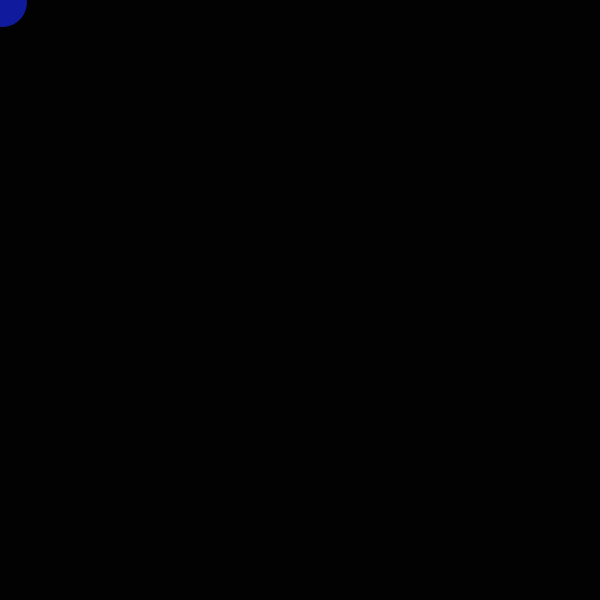
Frame 1 (no input)
Frame 60 (the mouse pressed at the canvas centre just before this capture): blank canvas, image omitted
Frame 120 (the mouse held since frame 60 and released just before this capture): blank canvas, image omitted

The Processing sketch that drew this single still picture (run headless with seeded random() and noise(); from frame 60 on, the mouse is pressed at the canvas centre):

// Processing sketch: processing_186450
// ── processing_186450.pde

float luna=2;
float gato=0;
void setup(){
size (600,600);

} 
void draw(){
 gato=gato+2;
 luna=luna*1.2;
 background (gato);

 fill (15,26,156);
ellipse(gato,luna,50,50); 


}
